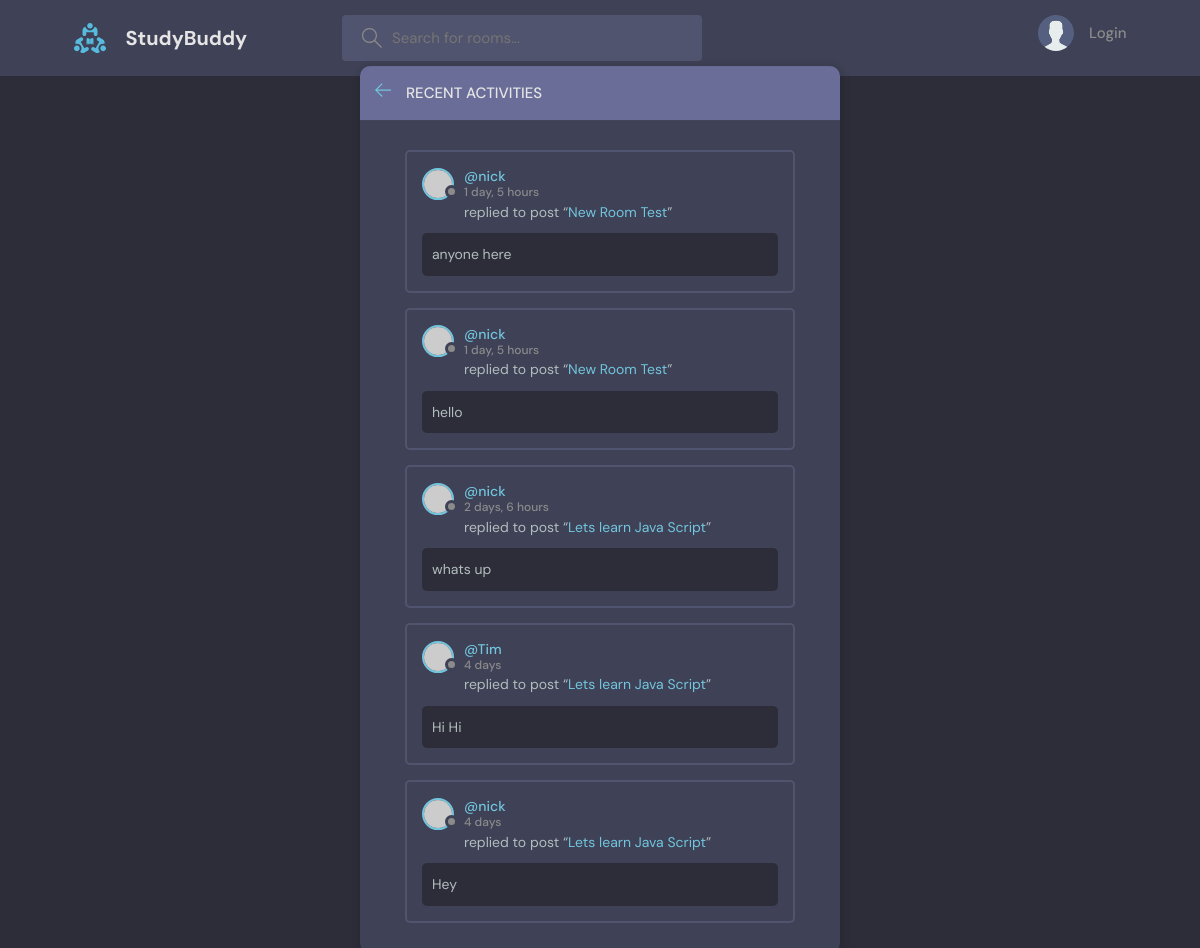
Page /activity/ on the earlier database version.
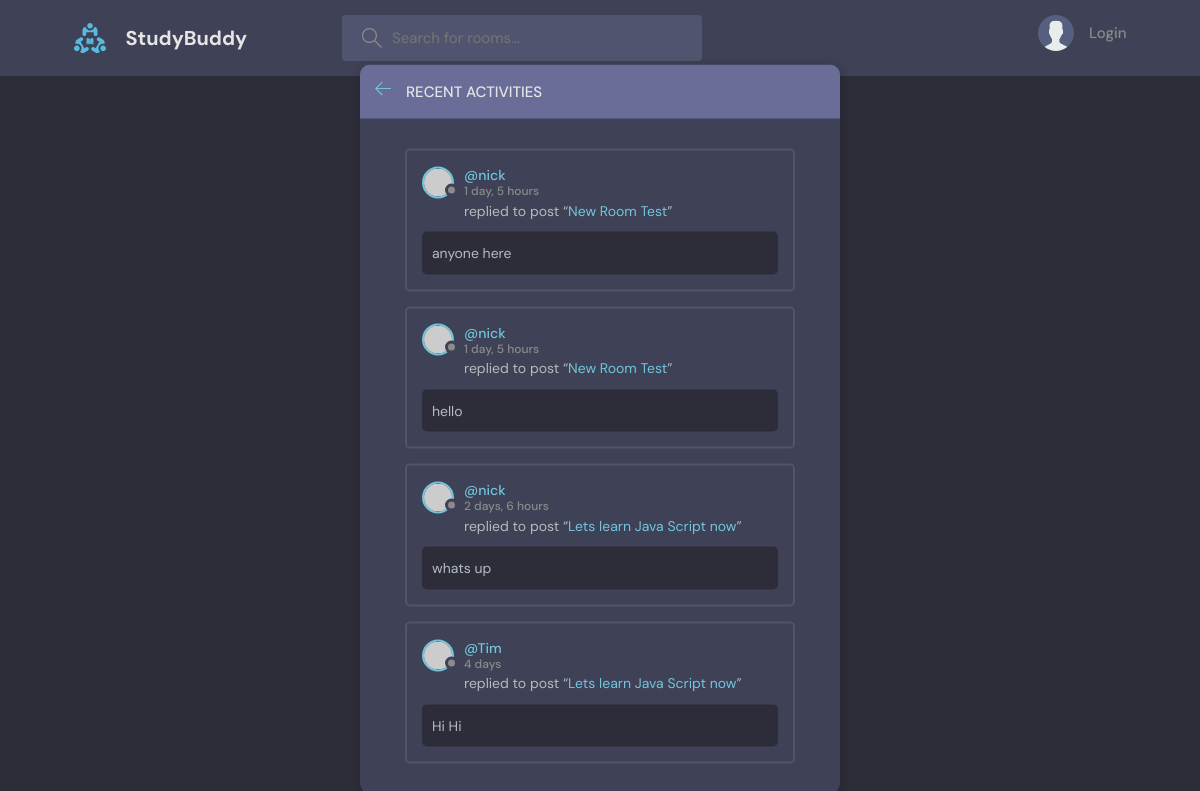
Same page on the later database version.
### base/models.py (models this page shows, shortened)
class Message(models.Model):
    user = models.ForeignKey(User, on_delete=models.CASCADE)
    room = models.ForeignKey(Room, on_delete=models.CASCADE)
    body = models.TextField()
    updated = models.DateTimeField(auto_now=True)
    created = models.DateTimeField(auto_now_add=True)
    class Meta:
        ordering = ['-updated', '-created']

class Room(models.Model):
    host = models.ForeignKey(User, on_delete=models.SET_NULL, null=True)
    topic = models.ForeignKey(Topic, on_delete=models.SET_NULL, null=True)
    name = models.CharField(max_length=200)
    description = models.TextField(null=True, blank=True)
    participants = models.ManyToManyField(
        User, related_name='participants', blank=True
    )
    updated = models.DateTimeField(auto_now=True)
    created = models.DateTimeField(auto_now_add=True)
    class Meta:
        ordering = ['-updated', '-created']
    def __str__(self):
        return self.name

### base/views.py (the view)
# urls.py: path('activity/', views.activitypage, name="activity"),
def activitypage(request):
    room_messages = Message.objects.all()
    context = {
        "room_messages": room_messages
    }
    return render(request, 'base/activity.html', context)

### base/templates/base/activity.html (shortened to what this page needs)
{% extends 'main.html' %}
{% block content %}
<main class="layout">
  <div class="container">
    <div class="layout__box">
      <div class="layout__boxHeader">
        <div class="layout__boxTitle">
          <a href="{% url 'home' %}">
            <svg version="1.1" xmlns="http://www.w3.org/2000/svg" width="32" height="32" viewBox="0 0 32 32">
              <title>arrow-left</title>
              <path
                d="M13.723 2.286l-13.723 13.714 13.719 13.714 1.616-1.611-10.96-10.96h27.625v-2.286h-27.625l10.965-10.965-1.616-1.607z"
              ></path>
            </svg>
          </a>
          <h3>Recent Activities</h3>
        </div>
      </div>
      <div class="activities-page layout__body">
        {% for message in room_messages %}
          <div class="activities__box">
            <div class="activities__boxHeader roomListRoom__header">
              <a href="{% url 'user-profile' message.user.id %}" class="roomListRoom__author">
                <div class="avatar avatar--small">
                  <img src="https://randomuser.me/api/portraits/women/11.jpg" />
                </div>
                <p>
                  @{{message.user}}
                  <span>{{message.created|timesince}}</span>
                </p>
              </a>
            </div>
            <div class="activities__boxContent">
            <p>replied to post “<a href="{% url 'room' message.room.id %}">{{message.room}}</a>”</p>
              <div class="activities__boxRoomContent">
                {{message.body}}
              </div>
            </div>
          </div>
        {% endfor %}
      </div>
    </div>
  </div>
</main>
{% endblock content %}

Differences in the rows shown:
removed Message: user "nick", created "4 days", room "Lets learn Java Script", body "Hey"
changed through a linked row, Message "whats up": room "Lets learn Java Script" → "Lets learn Java Script now"
changed through a linked row, Message "Hi Hi": room "Lets learn Java Script" → "Lets learn Java Script now"
